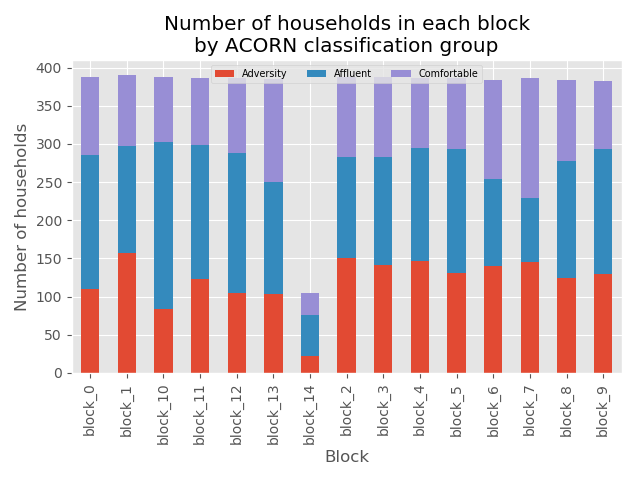

Here is the Python script that generated this plot:
import numpy as np
import matplotlib.pyplot as plt
plt.style.use('ggplot')
import pandas as pd

inf = pd.read_csv('informations_household_update.csv')

inf2 = inf.loc[inf['Acorn_grouped'].isin(['Affluent','Adversity','Comfortable'])]


df = inf2.groupby(['Acorn_grouped', 'file'])['LCLid'].count().unstack('Acorn_grouped').fillna(0)

df.plot.bar(stacked=True)

plt.ylabel('Number of households')

plt.xlabel('Block')

plt.title("Number of households in each block\nby ACORN classification group")

plt.legend(loc='upper center', ncol=3, fontsize='x-small')

plt.tight_layout()

plt.show()
